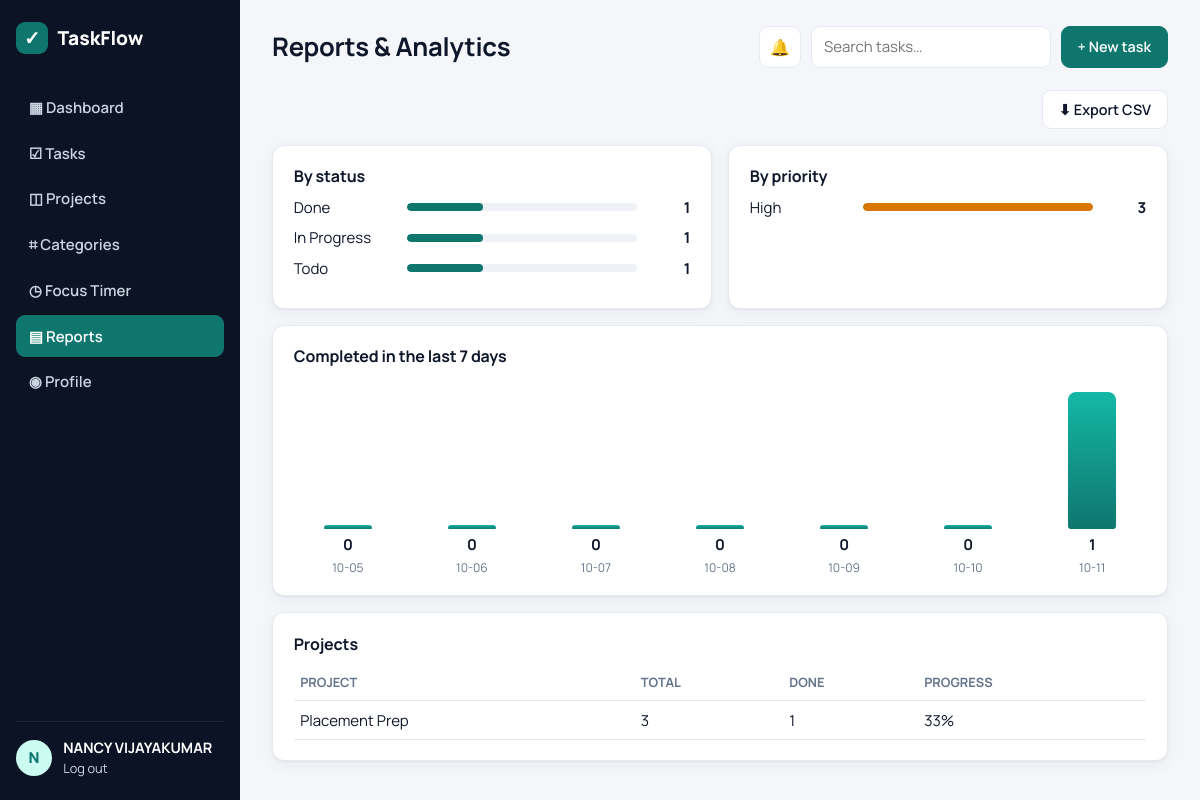
/reports/ (signed in), run on the app's committed database.
### tables this page shows
CREATE TABLE users (
  id INTEGER PRIMARY KEY AUTOINCREMENT,
  username TEXT UNIQUE NOT NULL,
  email TEXT UNIQUE NOT NULL,
  full_name TEXT DEFAULT '',
  password_hash TEXT NOT NULL,
  created_at TIMESTAMP DEFAULT CURRENT_TIMESTAMP
);

CREATE TABLE tasks (
  id INTEGER PRIMARY KEY AUTOINCREMENT,
  user_id INTEGER NOT NULL REFERENCES users(id) ON DELETE CASCADE,
  project_id INTEGER REFERENCES projects(id) ON DELETE SET NULL,
  category_id INTEGER REFERENCES categories(id) ON DELETE SET NULL,
  title TEXT NOT NULL,
  description TEXT DEFAULT '',
  status TEXT NOT NULL DEFAULT 'todo' CHECK (status IN ('todo','in_progress','done')),
  priority TEXT NOT NULL DEFAULT 'medium' CHECK (priority IN ('low','medium','high','urgent')),
  due_date DATE,
  created_at TIMESTAMP DEFAULT CURRENT_TIMESTAMP,
  completed_at TIMESTAMP
);

### reports.py (the view)
@bp.route("/")
@login_required
def index():
    db = get_db()
    uid = g.user["id"]
    by_priority = db.execute("""SELECT priority, COUNT(*) n FROM tasks WHERE user_id = ? GROUP BY priority""", (uid,)).fetchall()
    by_status = db.execute("""SELECT status, COUNT(*) n FROM tasks WHERE user_id = ? GROUP BY status""", (uid,)).fetchall()
    by_project = db.execute("""SELECT COALESCE(p.name, 'No project') name, COUNT(t.id) total,
                               COALESCE(SUM(t.status='done'),0) done FROM tasks t LEFT JOIN projects p ON p.id = t.project_id
                               WHERE t.user_id = ? GROUP BY p.id ORDER BY total DESC""", (uid,)).fetchall()
    week = []
    for i in range(6, -1, -1):
        d = (date.today() - timedelta(days=i)).isoformat()
        n = db.execute("SELECT COUNT(*) FROM tasks WHERE user_id = ? AND date(completed_at) = ?", (uid, d)).fetchone()[0]
        week.append((d[5:], n))
    max_week = max([n for _, n in week] + [1])
    total = sum(r["n"] for r in by_status) or 1
    return render_template("reports.html", by_priority=by_priority, by_status=by_status,
                           by_project=by_project, week=week, max_week=max_week, total=total)

### app.py (called while the page is built)
def create_app(test_config=None):
    app = Flask(__name__)
    app.config.from_object(Config)
    if test_config:
        app.config.update(test_config)
    db.init_app(app)
    sounds.ensure_sounds(app.static_folder)
    os.makedirs(app.config["RECORDINGS_DIR"], exist_ok=True)
    if not app.config.get("TESTING"):
        push.start_reminder_scheduler(app)
    for module in (auth, dashboard, projects, tasks, categories, reports, profile, focus, push):
        app.register_blueprint(module.bp)
    @app.template_filter("label")
    def label(value):
        return (value or "").replace("_", " ").title()
    @app.errorhandler(404)
    def not_found(e):
        return render_template("error.html", code=404, message="Page not found"), 404
    @app.errorhandler(400)
    def bad_request(e):
        return render_template("error.html", code=400, message="Bad request"), 400
    return app

### auth.py (called while the page is built)
def login_required(view):
    @functools.wraps(view)
    def wrapped(**kwargs):
        if g.user is None:
            flash("Please log in to continue.", "warning")
            return redirect(url_for("auth.login"))
        return view(**kwargs)
    return wrapped

@bp.before_app_request
def load_user():
    uid = session.get("user_id")
    g.user = get_db().execute("SELECT * FROM users WHERE id = ?", (uid,)).fetchone() if uid else None

### db.py (called while the page is built)
def get_db():
    if "db" not in g:
        g.db = sqlite3.connect(current_app.config["DATABASE"])
        g.db.row_factory = sqlite3.Row
        g.db.execute("PRAGMA foreign_keys = ON")
    return g.db

### templates/reports.html
{% extends "base.html" %}{% block title %}Reports{% endblock %}
{% block heading %}Reports & Analytics{% endblock %}
{% block content %}
<div class="row-end mb"><a class="btn" href="{{ url_for('reports.export_csv') }}">⬇ Export CSV</a></div>
<div class="grid-2">
  <div class="card"><h3>By status</h3>
    {% for r in by_status %}<div class="hbar"><span>{{ r.status|label }}</span><div class="bar"><div class="status-{{ r.status }}" style="width: {{ (r.n*100/total)|round|int }}%"></div></div><strong>{{ r.n }}</strong></div>{% else %}<p class="muted">No data.</p>{% endfor %}
  </div>
  <div class="card"><h3>By priority</h3>
    {% for r in by_priority %}<div class="hbar"><span>{{ r.priority|label }}</span><div class="bar"><div class="prio-fill-{{ r.priority }}" style="width: {{ (r.n*100/total)|round|int }}%"></div></div><strong>{{ r.n }}</strong></div>{% else %}<p class="muted">No data.</p>{% endfor %}
  </div>
</div>
<div class="card"><h3>Completed in the last 7 days</h3>
  <div class="chart">{% for d, n in week %}<div class="col"><div class="colbar" style="height: {{ (n*100/max_week)|round|int }}%"></div><strong>{{ n }}</strong><span>{{ d }}</span></div>{% endfor %}</div>
</div>
<div class="card"><h3>Projects</h3>
  <table class="table"><thead><tr><th>Project</th><th>Total</th><th>Done</th><th>Progress</th></tr></thead><tbody>
  {% for p in by_project %}<tr><td>{{ p.name }}</td><td>{{ p.total }}</td><td>{{ p.done }}</td><td>{{ (p.done*100/p.total)|round|int if p.total else 0 }}%</td></tr>{% else %}<tr><td colspan="4" class="muted">No data.</td></tr>{% endfor %}
  </tbody></table>
</div>
{% endblock %}

### templates/base.html (shortened to what this page needs)
<!doctype html>
<html lang="en">
<head>
  <link rel="stylesheet" href="{{ url_for('static', filename='css/style.css') }}">
</head>
<body data-sounds="{{ url_for('static', filename='sounds/') }}">
{% if g.user %}
<div class="layout">
  <aside class="sidebar">
    <div class="brand"><span class="logo">✓</span> TaskFlow</div>
    {% set ep = request.endpoint or '' %}
    <nav>
      <a href="{{ url_for('dashboard.index') }}" class="{{ 'active' if ep.startswith('dashboard') }}">▦ Dashboard</a>
      <a href="{{ url_for('tasks.list_tasks') }}" class="{{ 'active' if ep.startswith('tasks') }}">☑ Tasks</a>
      <a href="{{ url_for('projects.list_projects') }}" class="{{ 'active' if ep.startswith('projects') }}">◫ Projects</a>
      <a href="{{ url_for('categories.index') }}" class="{{ 'active' if ep.startswith('categories') }}">⌗ Categories</a>
      <a href="{{ url_for('focus.index') }}" class="{{ 'active' if ep.startswith('focus') }}">◷ Focus Timer</a>
      <a href="{{ url_for('reports.index') }}" class="{{ 'active' if ep.startswith('reports') }}">▤ Reports</a>
      <a href="{{ url_for('profile.index') }}" class="{{ 'active' if ep.startswith('profile') }}">◉ Profile</a>
    </nav>
    <div class="sidebar-foot">
      <div class="avatar">{{ g.user['username'][0]|upper }}</div>
      <div><strong>{{ g.user['full_name'] or g.user['username'] }}</strong><a href="{{ url_for('auth.logout') }}">Log out</a></div>
    </div>
  </aside>
  <main class="content">
    <header class="topbar">
      <h1>{% block heading %}{% endblock %}</h1>
      <div class="topbar-actions">
        <button type="button" class="btn icon-btn" id="soundToggle" title="Sounds">🔊</button>
        <form action="{{ url_for('tasks.list_tasks') }}" class="search"><input name="q" placeholder="Search tasks…"></form>
        <a class="btn btn-primary" href="{{ url_for('tasks.edit') }}">+ New task</a>
      </div>
    </header>
    {% block content %}{% endblock %}
  </main>
</div>
{% else %}
<main class="auth-wrap">
  {% include "_flash.html" %}
  {% block auth %}{% endblock %}
</main>
{% endif %}
</body>
</html>

### static/css/style.css (style rules this page uses)
:root { --bg:#f4f6fa;--surface:#fff;--ink:#0f172a;--muted:#64748b;--line:#e5e9f0; --primary:#0f766e;--primary-ink:#fff;--primary-soft:#ccfbf1; --danger:#dc2626;--warn:#d97706;--ok:#16a34a;--info:#2563eb; --sidebar:#0b1324;--sidebar-ink:#cbd5e1; --radius:12px;--shadow:0 1px 2px rgba(15,23,42,.05),0 4px 16px rgba(15,23,42,.05); }
* { box-sizing:border-box }
body { margin:0;font-family:Manrope,system-ui,sans-serif;background:var(--bg);color:var(--ink);font-size:15px }
a { color:var(--primary);text-decoration:none }
h1,h2,h3 { margin:0 0 .6rem;letter-spacing:-.01em }
h3 { font-size:1rem }
.mb { margin-bottom:1rem }
.layout { display:flex;min-height:100vh }
.sidebar { width:240px;background:var(--sidebar);color:var(--sidebar-ink);display:flex;flex-direction:column;padding:1.4rem 1rem;position:sticky;top:0;height:100vh }
.brand { display:flex;align-items:center;gap:.6rem;font-weight:800;font-size:1.2rem;color:#fff;margin-bottom:2rem }
.logo { display:grid;place-items:center;width:32px;height:32px;border-radius:9px;background:var(--primary);color:#fff }
.sidebar nav { display:flex;flex-direction:column;gap:.25rem;flex:1 }
.sidebar nav a { color:var(--sidebar-ink);padding:.65rem .8rem;border-radius:9px;font-weight:600 }
.sidebar nav a.active { background:var(--primary);color:#fff }
.sidebar-foot { display:flex;gap:.7rem;align-items:center;border-top:1px solid rgba(255,255,255,.08);padding-top:1rem }
.sidebar-foot strong { display:block;color:#fff;font-size:.9rem }
.sidebar-foot a { color:var(--sidebar-ink);font-size:.8rem }
.avatar { width:36px;height:36px;border-radius:50%;background:var(--primary-soft);color:var(--primary);display:grid;place-items:center;font-weight:800;flex-shrink:0 }
.content { flex:1;padding:1.6rem 2rem;max-width:1200px;min-width:0 }
.topbar { display:flex;justify-content:space-between;align-items:center;margin-bottom:1.4rem;gap:1rem;flex-wrap:wrap }
.topbar h1 { font-size:1.6rem;margin:0 }
.topbar-actions { display:flex;gap:.6rem }
.search input { width:240px }
.card { background:var(--surface);border:1px solid var(--line);border-radius:var(--radius);padding:1.2rem 1.3rem;box-shadow:var(--shadow);margin-bottom:1rem }
.btn { display:inline-flex;align-items:center;gap:.3rem;padding:.55rem 1rem;border-radius:9px;border:1px solid var(--line);background:var(--surface);color:var(--ink);font:inherit;font-weight:600;cursor:pointer;font-size:.9rem }
.btn-primary { background:var(--primary);border-color:var(--primary);color:var(--primary-ink) }
input,select,textarea { font:inherit;padding:.6rem .75rem;border:1px solid var(--line);border-radius:9px;background:#fff;color:var(--ink);width:100% }
.row-end { display:flex;justify-content:flex-end;gap:.5rem;align-items:center;flex-wrap:wrap }
.grid-2 { display:grid;grid-template-columns:repeat(auto-fit,minmax(320px,1fr));gap:1rem }
.grid-2 .card { margin-bottom:0 }
.grid-2 { margin-bottom:1rem }
.bar { height:8px;background:#eef2f7;border-radius:99px;overflow:hidden;flex:1 }
.bar>div { height:100%;background:var(--pc,var(--primary));border-radius:99px;transition:width .4s }
.status-todo { background:#94a3b8 }
.status-in_progress { background:var(--info) }
.status-done { background:var(--ok) }
.prio-fill-high { background:var(--warn)!important }
.hbar { display:grid;grid-template-columns:100px 1fr 40px;gap:.8rem;align-items:center;margin:.6rem 0 }
.hbar strong { text-align:right }
.hbar .bar>div { background:var(--primary) }
.chart { display:flex;gap:1rem;align-items:flex-end;height:200px;padding-top:1rem }
.chart .col { flex:1;display:flex;flex-direction:column;align-items:center;justify-content:flex-end;height:100%;gap:.3rem }
.colbar { width:100%;max-width:48px;background:linear-gradient(180deg,#14b8a6,var(--primary));border-radius:8px 8px 3px 3px;min-height:4px }
.chart span { font-size:.75rem;color:var(--muted) }
.table { width:100%;border-collapse:collapse }
.table th,.table td { text-align:left;padding:.65rem;border-bottom:1px solid var(--line) }
.table th { color:var(--muted);font-size:.8rem;text-transform:uppercase }
.icon-btn { padding:.5rem .65rem;font-size:1rem }
.table th,.table td { text-align:left;padding:.55rem .4rem;border-bottom:1px solid var(--line);vertical-align:middle }
.table th { font-size:.8rem;color:var(--muted) }

### data on the page
users: username "N", full_name "NANCY VIJAYAKUMAR"
tasks: status|label "Done", {{ (r.n*100/total)|round|int }} 33 (drawn), n "1"
tasks: status|label "Todo", {{ (r.n*100/total)|round|int }} 33 (drawn), n "1"

### other printed values
{{ r.status|label }} "In Progress"
{{ r.n }} "1"
{{ r.priority|label }} "High"
{{ r.n }} "3"
{{ n }} "0" "0" "0" "0" "0" "0" "1"
{{ d }} "10-05" "10-06" "10-07" "10-08" "10-09" "10-10" "10-11"
{{ p.name }} "Placement Prep"
{{ p.total }} "3"
{{ p.done }} "1"
{{ (p.done*100/p.total)|round|int if p.total else 0 }} "33"
